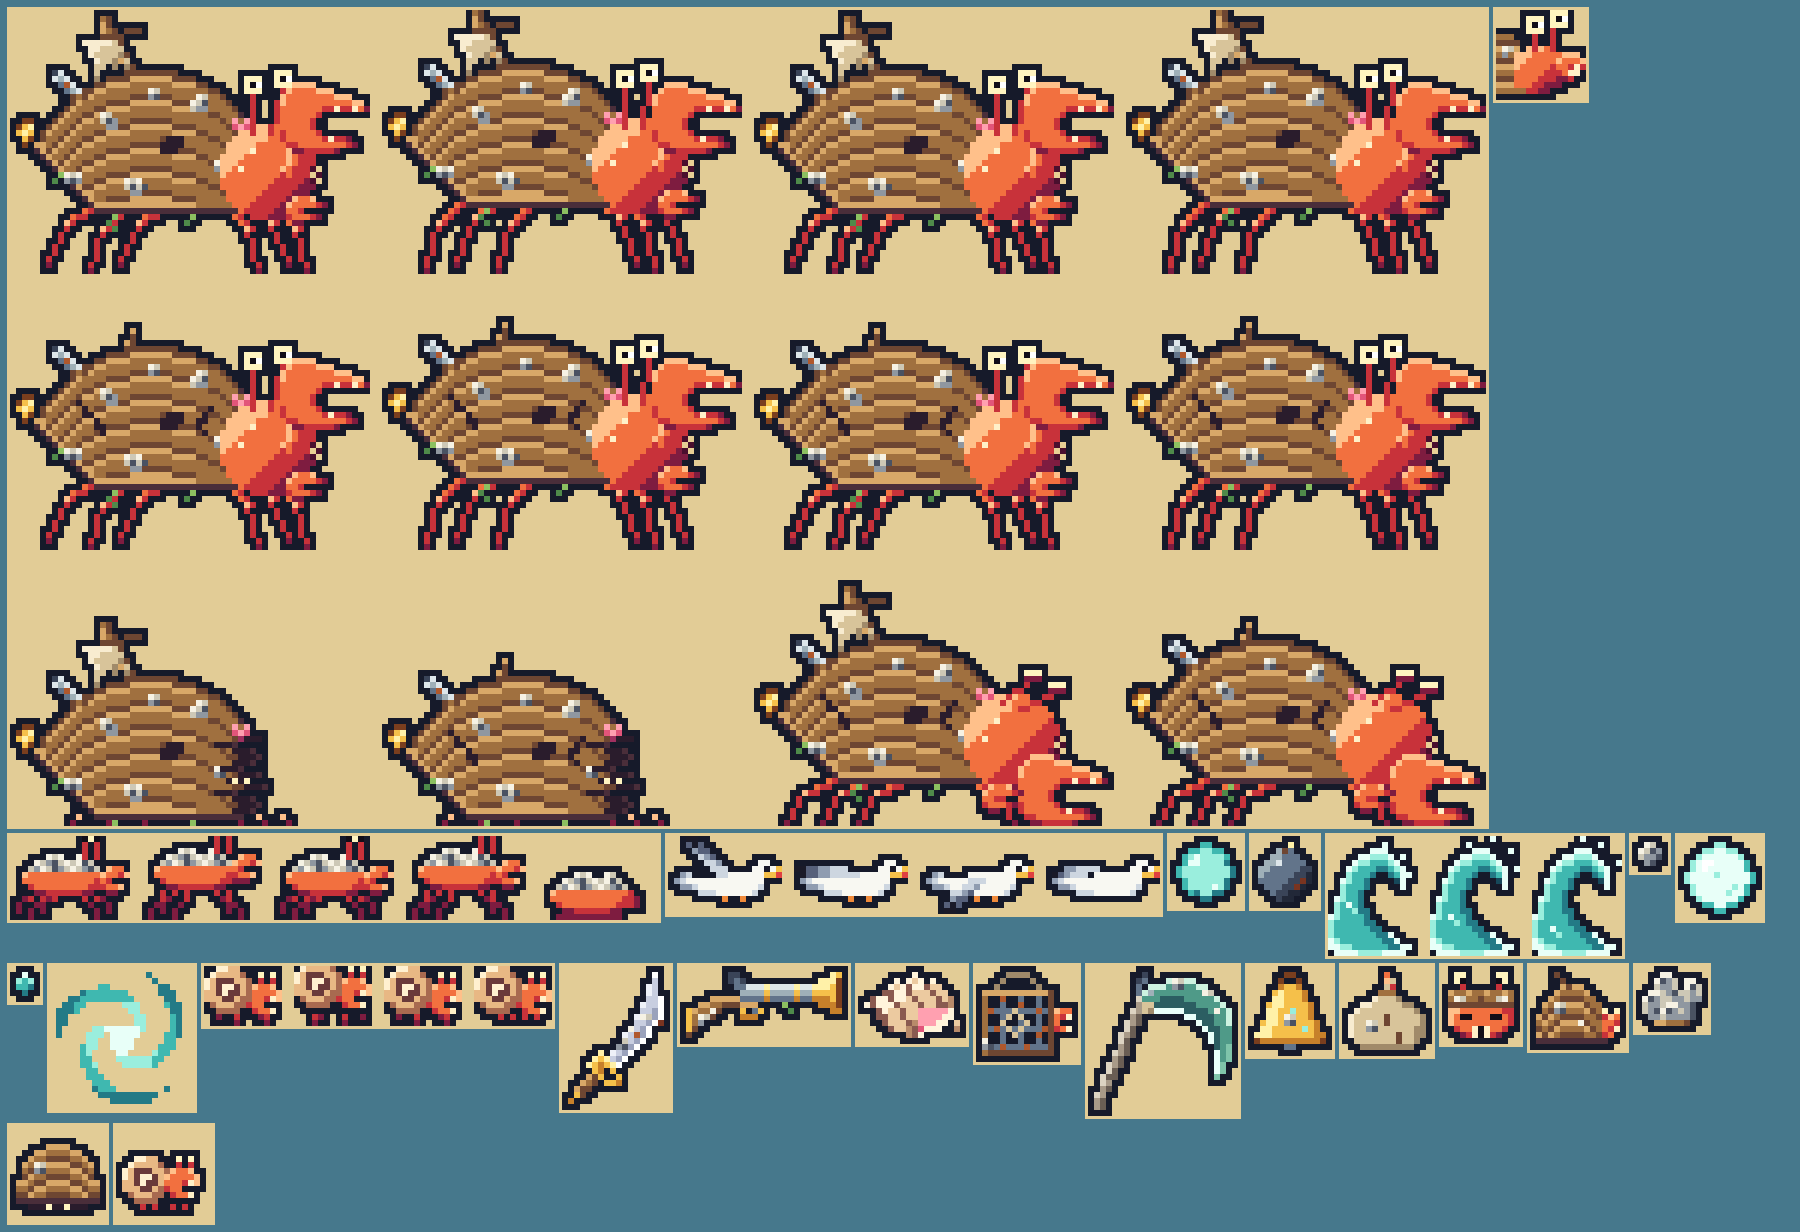

Write Python code to recreate this figure.
"""Inspection only: lays the Old Shellback's sheets and icons out on a beach-coloured card.

uv run --with pillow --python 3.12 python Art/shellback/preview.py [out.png]

Also checks the Calamity rule: every aligned 2x2 block of every sprite is one colour.
"""
import sys
from pathlib import Path
from PIL import Image, ImageDraw

ROOT = Path(__file__).resolve().parents[2]
SPRITES = [
    ("Content/NPCs/Bosses/OldShellback.png", 12),
    ("Content/NPCs/Bosses/OldShellback_Head_Boss.png", 1),
    ("Content/NPCs/Ocean/BarnacleCrab.png", 5),
    ("Content/NPCs/Ocean/ScavengerGull.png", 4),
    ("Content/Projectiles/Shellback/ShellbackBubble.png", 1),
    ("Content/Projectiles/Shellback/ShellbackCannonball.png", 1),
    ("Content/Projectiles/Shellback/ShellbackWave.png", 3),
    ("Content/Projectiles/Shellback/BarnacleShrapnel.png", 1),
    ("Content/Projectiles/Shellback/ConchBubble.png", 1),
    ("Content/Projectiles/Shellback/ConchDroplet.png", 1),
    ("Content/Projectiles/Shellback/UndertowWhirl.png", 1),
    ("Content/Projectiles/Shellback/PotCrabMinion.png", 4),
    ("Content/Items/Weapons/Shellback/WreckersCutlass.png", 1),
    ("Content/Items/Weapons/Shellback/BarnacleBlunderbuss.png", 1),
    ("Content/Items/Weapons/Shellback/BrineConch.png", 1),
    ("Content/Items/Weapons/Shellback/RustedCrabPot.png", 1),
    ("Content/Items/Weapons/Shellback/Undertow.png", 1),
    ("Content/Items/Consumables/BarnacledBell.png", 1),
    ("Content/Items/Consumables/ShellbackBag.png", 1),
    ("Content/Items/Armor/OldShellbackMask.png", 1),
    ("Content/Items/Accessories/HermitsHull.png", 1),
    ("Content/Items/Materials/BarnacleCluster.png", 1),
    ("Content/Buffs/HermitShellBuff.png", 1),
    ("Content/Buffs/PotCrabBuff.png", 1),
]
K = 3
BG = (70, 120, 140, 255)
CARD = (226, 204, 150, 255)


def check(img):
    w, h = img.size
    bad = 0
    for y in range(0, h - 1, 2):
        for x in range(0, w - 1, 2):
            px = {img.getpixel((x + i, y + j)) for i in (0, 1) for j in (0, 1)}
            if len(px) > 1:
                bad += 1
    return bad


def main():
    out = Path(sys.argv[1]) if len(sys.argv) > 1 else ROOT / "Art/shellback/preview.png"
    tiles = []
    for rel, frames in SPRITES:
        p = ROOT / rel
        if not p.exists():
            print("missing", rel)
            continue
        img = Image.open(p).convert("RGBA")
        bad = check(img)
        print(f"{rel}: {img.size} frames={frames} off-grid blocks={bad}")
        fh = img.height // frames
        per = max(1, min(frames, 1700 // ((img.width + 4) * K)))
        rows = (frames + per - 1) // per
        strip = Image.new("RGBA", (img.width * per + 4 * (per - 1), fh * rows + 4 * (rows - 1)), (0, 0, 0, 0))
        for f in range(frames):
            strip.paste(img.crop((0, f * fh, img.width, (f + 1) * fh)),
                        ((f % per) * (img.width + 4), (f // per) * (fh + 4)))
        tiles.append(strip.resize((strip.width * K, strip.height * K), Image.NEAREST))
    width = 1800
    x = y = 10
    rowh = 0
    placed = []
    for t in tiles:
        if x + t.width > width - 10:
            x = 10
            y += rowh + 10
            rowh = 0
        placed.append((t, x, y))
        x += t.width + 10
        rowh = max(rowh, t.height)
    sheet = Image.new("RGBA", (width, y + rowh + 10), BG)
    d = ImageDraw.Draw(sheet)
    for t, x, y in placed:
        d.rectangle((x - 3, y - 3, x + t.width + 2, y + t.height + 2), fill=CARD)
        sheet.alpha_composite(t, (x, y))
    sheet.save(out)
    print("wrote", out)


if __name__ == "__main__":
    main()
